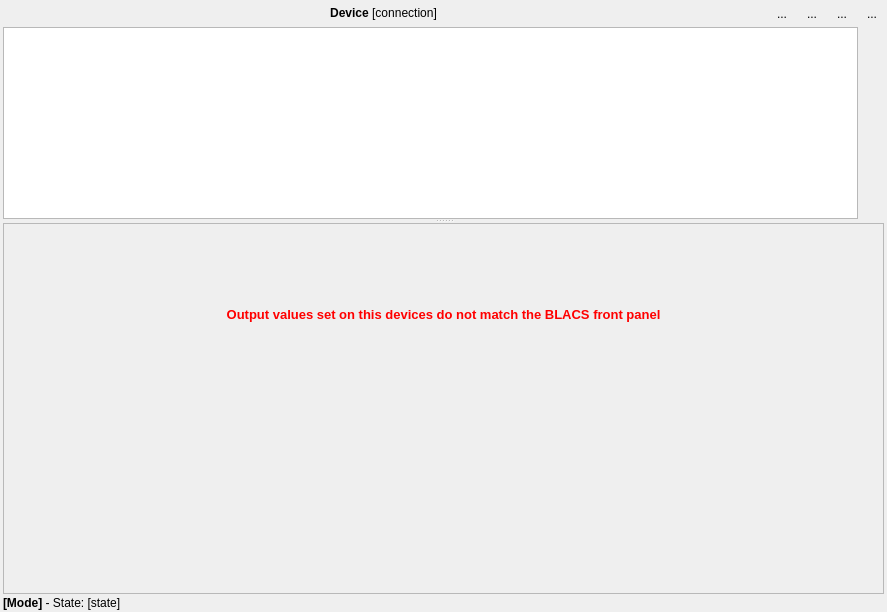
<?xml version="1.0" encoding="UTF-8"?>
<ui version="4.0">
 <class>frame</class>
 <widget class="QFrame" name="frame">
  <property name="geometry">
   <rect>
    <x>0</x>
    <y>0</y>
    <width>887</width>
    <height>612</height>
   </rect>
  </property>
  <property name="windowTitle">
   <string>Frame</string>
  </property>
  <property name="frameShape">
   <enum>QFrame::NoFrame</enum>
  </property>
  <layout class="QVBoxLayout" name="verticalLayout_2">
   <property name="spacing">
    <number>0</number>
   </property>
   <property name="leftMargin">
    <number>3</number>
   </property>
   <property name="topMargin">
    <number>0</number>
   </property>
   <property name="rightMargin">
    <number>3</number>
   </property>
   <property name="bottomMargin">
    <number>0</number>
   </property>
   <item>
    <layout class="QHBoxLayout" name="horizontalLayout" stretch="1,0,0,0">
     <property name="spacing">
      <number>6</number>
     </property>
     <property name="topMargin">
      <number>3</number>
     </property>
     <property name="bottomMargin">
      <number>3</number>
     </property>
     <item>
      <widget class="QLabel" name="device_name">
       <property name="sizePolicy">
        <sizepolicy hsizetype="Minimum" vsizetype="Minimum">
         <horstretch>0</horstretch>
         <verstretch>0</verstretch>
        </sizepolicy>
       </property>
       <property name="text">
        <string>&lt;b&gt;Device&lt;/b&gt; [connection]</string>
       </property>
       <property name="textFormat">
        <enum>Qt::RichText</enum>
       </property>
       <property name="alignment">
        <set>Qt::AlignCenter</set>
       </property>
      </widget>
     </item>
     <item>
      <widget class="QToolButton" name="button_clear_smart_programming">
       <property name="toolTip">
        <string>Clear smart-programming cache and reprogram
all buffered instructions next shot</string>
       </property>
       <property name="text">
        <string>...</string>
       </property>
       <property name="icon">
        <iconset resource="../../../../usr/local/lib/python2.7/dist-packages/qtutils/icons/icons.qrc">
         <normaloff>:/qtutils/fugue/brain--minus.png</normaloff>:/qtutils/fugue/brain--minus.png</iconset>
       </property>
       <property name="autoRaise">
        <bool>true</bool>
       </property>
      </widget>
     </item>
     <item>
      <widget class="QToolButton" name="button_show_terminal">
       <property name="toolTip">
        <string>Show terminal output from the worker process(es)</string>
       </property>
       <property name="text">
        <string>...</string>
       </property>
       <property name="icon">
        <iconset resource="../../../../usr/local/lib/python2.7/dist-packages/qtutils/icons/icons.qrc">
         <normaloff>:/qtutils/fugue/terminal.png</normaloff>:/qtutils/fugue/terminal.png</iconset>
       </property>
       <property name="checkable">
        <bool>true</bool>
       </property>
       <property name="autoRaise">
        <bool>true</bool>
       </property>
      </widget>
     </item>
     <item>
      <widget class="QToolButton" name="button_stop">
       <property name="toolTip">
        <string>Stop the worker processes and release the device</string>
       </property>
       <property name="text">
        <string>...</string>
       </property>
       <property name="icon">
        <iconset resource="../../../../usr/local/lib/python2.7/dist-packages/qtutils/icons/icons.qrc">
         <normaloff>:/qtutils/fugue/control-stop-square.png</normaloff>:/qtutils/fugue/control-stop-square.png</iconset>
       </property>
       <property name="autoRaise">
        <bool>true</bool>
       </property>
      </widget>
     </item>
     <item>
      <widget class="QToolButton" name="button_restart">
       <property name="toolTip">
        <string>Restart tab and reinitialise device</string>
       </property>
       <property name="text">
        <string>...</string>
       </property>
       <property name="icon">
        <iconset resource="../../../../usr/local/lib/python2.7/dist-packages/qtutils/icons/icons.qrc">
         <normaloff>:/qtutils/fugue/arrow-circle.png</normaloff>:/qtutils/fugue/arrow-circle.png</iconset>
       </property>
       <property name="autoRaise">
        <bool>true</bool>
       </property>
      </widget>
     </item>
    </layout>
   </item>
   <item>
    <widget class="QSplitter" name="splitter">
     <property name="sizePolicy">
      <sizepolicy hsizetype="Preferred" vsizetype="MinimumExpanding">
       <horstretch>0</horstretch>
       <verstretch>0</verstretch>
      </sizepolicy>
     </property>
     <property name="lineWidth">
      <number>1</number>
     </property>
     <property name="orientation">
      <enum>Qt::Vertical</enum>
     </property>
     <property name="childrenCollapsible">
      <bool>false</bool>
     </property>
     <widget class="QWidget" name="notresponding" native="true">
      <layout class="QVBoxLayout" name="verticalLayout">
       <property name="margin">
        <number>0</number>
       </property>
       <item>
        <widget class="QWidget" name="notresponding_sub" native="true">
         <layout class="QVBoxLayout" name="verticalLayout_4">
          <property name="margin">
           <number>0</number>
          </property>
          <item>
           <layout class="QHBoxLayout" name="notresponding_layout">
            <property name="spacing">
             <number>3</number>
            </property>
            <property name="rightMargin">
             <number>0</number>
            </property>
            <item>
             <widget class="QTextEdit" name="error_message">
              <property name="lineWrapMode">
               <enum>QTextEdit::WidgetWidth</enum>
              </property>
              <property name="readOnly">
               <bool>true</bool>
              </property>
              <property name="textInteractionFlags">
               <set>Qt::TextSelectableByKeyboard|Qt::TextSelectableByMouse</set>
              </property>
             </widget>
            </item>
            <item>
             <widget class="QToolButton" name="button_close">
              <property name="sizePolicy">
               <sizepolicy hsizetype="Fixed" vsizetype="Fixed">
                <horstretch>0</horstretch>
                <verstretch>0</verstretch>
               </sizepolicy>
              </property>
              <property name="minimumSize">
               <size>
                <width>10</width>
                <height>0</height>
               </size>
              </property>
              <property name="maximumSize">
               <size>
                <width>23</width>
                <height>16777215</height>
               </size>
              </property>
              <property name="toolTip">
               <string>Dismiss the message</string>
              </property>
              <property name="text">
               <string/>
              </property>
              <property name="icon">
               <iconset resource="../../../../usr/local/lib/python2.7/dist-packages/qtutils/icons/icons.qrc">
                <normaloff>:/qtutils/fugue/cross.png</normaloff>:/qtutils/fugue/cross.png</iconset>
              </property>
              <property name="autoRaise">
               <bool>true</bool>
              </property>
             </widget>
            </item>
           </layout>
          </item>
         </layout>
        </widget>
       </item>
      </layout>
     </widget>
     <widget class="QScrollArea" name="scrollArea">
      <property name="sizePolicy">
       <sizepolicy hsizetype="Expanding" vsizetype="Expanding">
        <horstretch>0</horstretch>
        <verstretch>1</verstretch>
       </sizepolicy>
      </property>
      <property name="widgetResizable">
       <bool>true</bool>
      </property>
      <widget class="QWidget" name="scrollarea_widget">
       <property name="geometry">
        <rect>
         <x>0</x>
         <y>0</y>
         <width>879</width>
         <height>358</height>
        </rect>
       </property>
       <layout class="QVBoxLayout" name="verticalLayout_3">
        <property name="margin">
         <number>0</number>
        </property>
        <item>
         <widget class="QWidget" name="changed_widget" native="true">
          <property name="enabled">
           <bool>true</bool>
          </property>
          <layout class="QVBoxLayout" name="verticalLayout_6">
           <property name="margin">
            <number>0</number>
           </property>
           <item>
            <layout class="QVBoxLayout" name="remote_values_changed_layout">
             <property name="spacing">
              <number>0</number>
             </property>
             <item>
              <widget class="QLabel" name="remote_values_changed_label">
               <property name="sizePolicy">
                <sizepolicy hsizetype="Minimum" vsizetype="Minimum">
                 <horstretch>0</horstretch>
                 <verstretch>0</verstretch>
                </sizepolicy>
               </property>
               <property name="text">
                <string>&lt;html&gt;&lt;head/&gt;&lt;body&gt;&lt;p align=&quot;center&quot;&gt;&lt;span style=&quot; font-size:10pt; font-weight:600; color:#ff0000;&quot;&gt;Output values set on this devices do not match the BLACS front panel&lt;/span&gt;&lt;/p&gt;&lt;/body&gt;&lt;/html&gt;</string>
               </property>
              </widget>
             </item>
             <item>
              <layout class="QVBoxLayout" name="changed_layout">
               <property name="spacing">
                <number>0</number>
               </property>
              </layout>
             </item>
            </layout>
           </item>
          </layout>
         </widget>
        </item>
        <item>
         <widget class="QWidget" name="device_controls" native="true">
          <layout class="QVBoxLayout" name="verticalLayout_8">
           <property name="margin">
            <number>0</number>
           </property>
           <item>
            <layout class="QVBoxLayout" name="device_layout"/>
           </item>
          </layout>
         </widget>
        </item>
       </layout>
      </widget>
     </widget>
    </widget>
   </item>
   <item>
    <layout class="QHBoxLayout" name="state_label_layout">
     <property name="spacing">
      <number>0</number>
     </property>
     <property name="topMargin">
      <number>2</number>
     </property>
     <property name="bottomMargin">
      <number>2</number>
     </property>
     <item>
      <widget class="QLabel" name="state_label">
       <property name="sizePolicy">
        <sizepolicy hsizetype="Preferred" vsizetype="Minimum">
         <horstretch>0</horstretch>
         <verstretch>0</verstretch>
        </sizepolicy>
       </property>
       <property name="text">
        <string>&lt;b&gt;[Mode]&lt;/b&gt; - State: [state]</string>
       </property>
      </widget>
     </item>
    </layout>
   </item>
  </layout>
 </widget>
 <resources>
  <include location="../../../../usr/local/lib/python2.7/dist-packages/qtutils/icons/icons.qrc"/>
 </resources>
 <connections/>
</ui>
